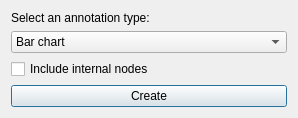
<?xml version="1.0" encoding="UTF-8"?>
<ui version="4.0">
 <class>annotation_selector</class>
 <widget class="QDialog" name="annotation_selector">
  <property name="geometry">
   <rect>
    <x>0</x>
    <y>0</y>
    <width>298</width>
    <height>107</height>
   </rect>
  </property>
  <property name="windowTitle">
   <string>Annotation selector</string>
  </property>
  <layout class="QVBoxLayout" name="verticalLayout">
   <item>
    <widget class="QLabel" name="label">
     <property name="text">
      <string>Select an annotation type:</string>
     </property>
    </widget>
   </item>
   <item>
    <widget class="QComboBox" name="comboBox">
     <item>
      <property name="text">
       <string>Bar chart</string>
      </property>
     </item>
     <item>
      <property name="text">
       <string>Auto-assign taxonomy (style 1)</string>
      </property>
     </item>
     <item>
      <property name="text">
       <string>Auto-assign taxonomy (style 2)</string>
      </property>
     </item>
     <item>
      <property name="text">
       <string>Leaf name</string>
      </property>
     </item>
     <item>
      <property name="text">
       <string>Color strip</string>
      </property>
     </item>
     <item>
      <property name="text">
       <string>Text</string>
      </property>
     </item>
     <item>
      <property name="text">
       <string>Image</string>
      </property>
     </item>
     <item>
      <property name="text">
       <string>Sequence</string>
      </property>
     </item>
     <item>
      <property name="text">
       <string>Motif</string>
      </property>
     </item>
     <item>
      <property name="text">
       <string>Stacked bar chart</string>
      </property>
     </item>
     <item>
      <property name="text">
       <string>Pie chart</string>
      </property>
     </item>
     <item>
      <property name="text">
       <string>Heatmap</string>
      </property>
     </item>
     <item>
      <property name="text">
       <string>Shape</string>
      </property>
     </item>
     <item>
      <property name="text">
       <string>Attributes</string>
      </property>
     </item>
    </widget>
   </item>
   <item>
    <widget class="QCheckBox" name="checkBox">
     <property name="text">
      <string>Include internal nodes</string>
     </property>
    </widget>
   </item>
   <item>
    <widget class="QPushButton" name="pushButton">
     <property name="text">
      <string>Create</string>
     </property>
    </widget>
   </item>
  </layout>
 </widget>
 <resources/>
 <connections/>
</ui>
